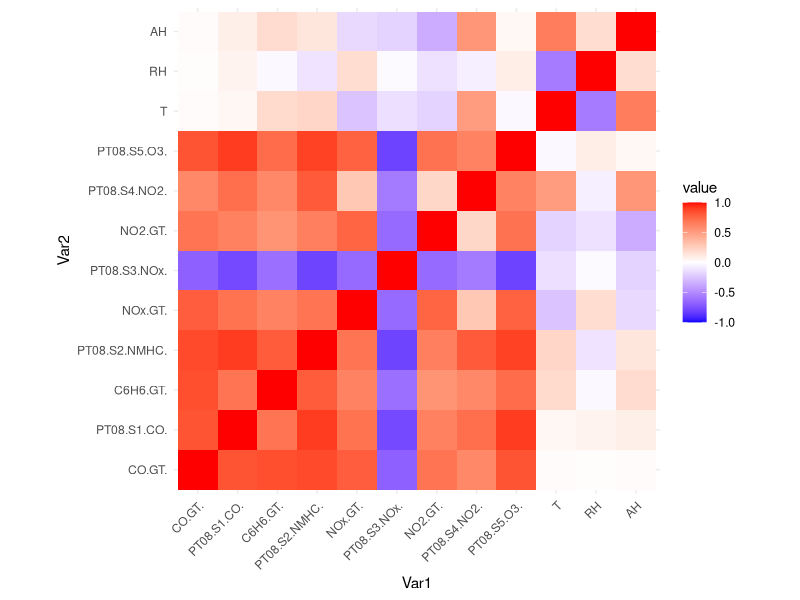
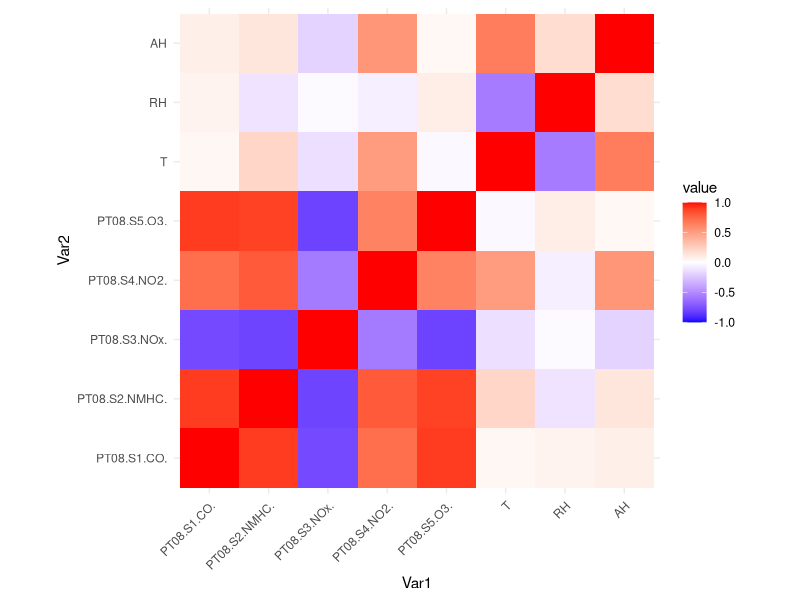

Write the R code that produced these figures, in order.
setwd("C:/Users/DucDo/OneDrive-UniversityofManitoba/Documents/University_documents/UofM/WInter2025/DATA2010/Air-Quality-Analysis-Project")

df = read.csv("final_cleaned_data.csv")
head(df)

sum(df == -200)
colSums(df == -200)

typeof(df$Date)
typeof(df$Time)
typeof(df)

# df2 <- read.csv("formated_data.csv")
# head(df2)

# 1. Calculate correlation matrix (excluding columns 1 & 2)
cor_matrix <- cor(as.matrix(df[-c(1, 2)]))

# 3. Better alternative using ggplot2
library(ggplot2)
library(reshape2) # For melt() function

correlation_heatmap = function(cor_matrix) {
  # Convert correlation matrix to long format
  melted_cor <- melt(cor_matrix)
  
  # Create heatmap
  ggplot(melted_cor, aes(Var1, Var2, fill = value)) +
    geom_tile() +
    scale_fill_gradient2(low = "blue", high = "red", mid = "white", 
                         midpoint = 0, limit = c(-1,1)) +
    theme_minimal() +
    theme(axis.text.x = element_text(angle = 45, vjust = 1, hjust = 1)) +
    coord_fixed()
}

correlation_heatmap(cor_matrix = cor_matrix)

library(tidyverse)

# Define predictors (exclude Date, Time, and targets)
predictors <- df %>% select(-c(Date, Time, CO.GT., C6H6.GT., NOx.GT., NO2.GT.))

# Define multiple target variables (CO, NOx, Benzene)
targets <- df %>% select(CO.GT., C6H6.GT., NOx.GT., NO2.GT.)

# Normalize data (optional but recommended)

normalize <- function(x) { 
  (x - min(x)) / (max(x) - min(x)) 
}

predictors <- as.data.frame(lapply(predictors, normalize))
# targets <- as.data.frame(lapply(targets, normalize))

# Convert to matrices for Keras
X <- as.matrix(predictors)
# Y <- as.matrix(targets)

correlation_heatmap(cor(X))

# we can see that T, RH and AH are not very correlated to sensor data and pollutant concentration, so we should exclude them.

predictors <- predictors %>% select(-c("T", "RH", "AH"))
################################## KNN

library(FNN)

# Split into training and testing sets
set.seed(2025)
trainIndex <- sample(1:nrow(df), size = 0.8 * nrow(df))
train_x <- predictors[trainIndex, ]
train_y <- targets[trainIndex, ]
test_x <- predictors[-trainIndex, ]
test_y <- targets[-trainIndex, ]

knn_result <- function(target) {
  # Train kNN regression model
  knn_fit <- knn.reg(train = train_x,
                        test = test_x,
                        y = train_y[[target]],
                        k = 5)  # k = 5 nearest neighbors
  
  # Predictions
  predictions <- knn_fit$pred
  
  # Evaluate model performance for multiple targets
  mse <- mean((predictions - test_y[[target]])^2)  # Compute MSE for each target
  # return (mse)
  
  rmse <- sqrt(mse)
  
  # return (rmse)
  
  # Normalize MSE by the mean of the actual values
  target_mean <- mean(test_y[[target]])
  mse_normalized <- rmse / target_mean
  
  return(mse_normalized)  # Return the normalized MSE for this target
}


# CO.GT.     C6H6.GT.      NOx.GT.      NO2.GT. 
# 3.430058e-01 1.009973e+02 9.607039e+04 1.366777e+04 

### Well that is bad. Hold on the code is fucked.

# Example usage for one target variable:
mse_CO <- knn_result("CO.GT.") # 0.3430058        # 0.1651042   # 0.281908
mse_C6H6 <- knn_result("C6H6.GT.") # 15.61902     # 1.606616    # 0.4065231
mse_NOx <- knn_result("NOx.GT.") # 5837.382       # 24.51751    # 0.3208983
mse_NO2 <- knn_result("NO2.GT.") # 453.9531       # 4.138624    # 0.1942453

# Display MSE for each target
mse_CO
mse_C6H6
mse_NOx
mse_NO2

### Still pretty bad. The normalized mse for NOx is 2400% of the mean.

############################ use caret library
library(caret)

train = cbind(train_x, train_y)

# List of target variables
# target_names <- c("CO.GT.", "C6H6.GT.", "NOx.GT.", "NO2.GT.")

#######################################################

# Train KNN model using caret
knn_fit <- train(NO2.GT. ~ PT08.S1.CO. + PT08.S2.NMHC. + PT08.S3.NOx. + PT08.S4.NO2. + PT08.S5.O3., 
                 data = train, 
                 method = "knn",
                 tuneGrid = expand.grid(k = 5),  # Specify number of neighbors
                 trControl = trainControl(method = "cv", number = 10))  # Cross-validation

# Predictions
predictions_caret <- predict(knn_fit, newdata = test_x)

# Evaluate performance
mse_caret <- mean((predictions_caret - test_y$CO.GT.)^2)
mse_caret


# 0.3503605 84.74771 91115.17 13220.71

#### WTF this is useless
